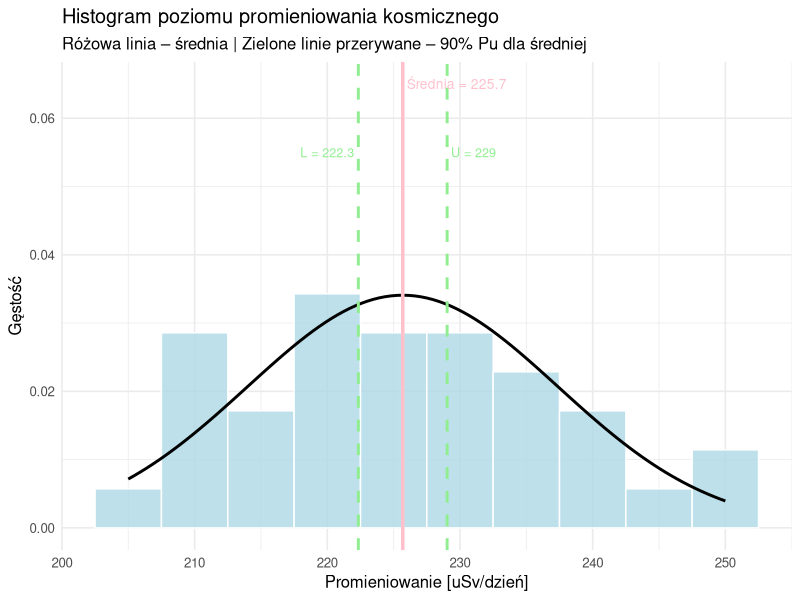
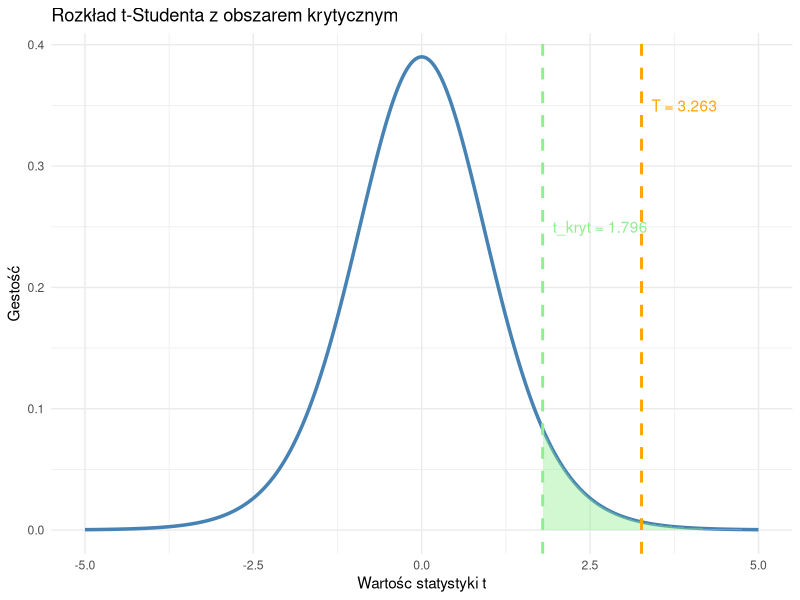

Generate these figures, in order, with R:
# Łazik Curiosity mierzy poziom promieniowania kosmicznego (w mikrosiwertach na dobę, μSv/day). 
# Poniżej znajduje się 35 odczytów z ostatniego miesiąca misji.

# Dane (promieniowanie w uSv/day):
promieniowanie <- c(
  210, 225, 230, 215, 220, 240, 205, 235, 218, 222,
  245, 212, 228, 233, 219, 238, 208, 224, 231, 226,
  250, 215, 210, 234, 221, 242, 217, 229, 223, 236,
  248, 211, 227, 232, 220)

# 1. Przeprowadzenie dwówch wybranych testów, aby sprawdzić normalność danych.

# Hipotezy:
# H0: Dane pochodzą z rozkładu normalnego
# H1: Dane nie pochodzą z rozkładu normalnego
# Poziom istotności: alfa = 0.05

# Test Shapiro-Wilka
shapiro_wynik <- shapiro.test(promieniowanie)
shapiro_wynik

# p-value > 0.05, więc brak podstaw do odrzucenia H0
# Wniosek: dane są zgodne z rozkładem normalnym.

# Test Lillieforsa
library(nortest)
lillie_wynik <- lillie.test(promieniowanie)
lillie_wynik

# p-value > 0.05, więc brak podstaw do odrzucenia H0
# Wniosek: oba testy potwierdzają normalność danych.


# 2. Zbudowanie 90% przedziału ufności dla średniego poziomu promieniowania.
# Wybieram metodę t-studenta

alpha <- 0.10
n <- length(promieniowanie)
srednia <- mean(promieniowanie)
s <- sd(promieniowanie)

t_alpha <- qt(1 - alpha/2, df = n - 1)
dolna <- srednia - t_alpha * s / sqrt(n)
gorna <- srednia + t_alpha * s / sqrt(n)

cat("90% przedział ufności dla średniej: [", round(dolna, 2), ",", round(gorna, 2), "]\n")

# 3. Zbudowanie 90% przedział ufności dla wariancji i odchylenia standardowego poziomu promieniowania.

df <- n - 1
s2 <- var(promieniowanie)
chi2_upper <- qchisq(1 - alpha/2, df)
chi2_lower <- qchisq(alpha/2, df)
dolna_var <- (df * s2) / chi2_upper
gorna_var <- (df * s2) / chi2_lower

cat("90% przedział ufności dla wariancji: [", round(dolna_var, 2), ",", round(gorna_var, 2), "]\n")

dolna_sd <- sqrt(dolna_var)
gorna_sd <- sqrt(gorna_var)

cat("90% przedział ufności dla odchylenia standardowego: [", round(dolna_sd, 2), ",", round(gorna_sd, 2), "]\n")

# 4. Napisz wnioski statystyczne. 

# Na podstawie testu Shapiro-Wilka oraz Lillieforsa nie ma podstaw do odrzucenia
# hipotezy o normalności danych (p-value > 0.05 w obu testach), co oznacza że dane
# można uznać za pochodzące z rozkładu normalnego. Średni poziom promieniowania
# wynosi ok. 225 uSv/day, a wyznaczony 90% przedział ufności dla średniej jest
# stosunkowo wąski przy n = 35 obserwacjach.
# Przedział ufności dla odchylenia standardowego również nie jest szeroki,
# co potwierdza że zmienność pomiarów jest umiarkowana i dane są dość jednorodne.

# 5. Narysowanie histogram z naniesioną linią średniej oraz przedziałem ufności.

library(ggplot2)

df_prom <- data.frame(x = promieniowanie)

ggplot(df_prom, aes(x = x)) +
  geom_histogram(aes(y = ..density..),
                 bins = 10,
                 fill = "lightblue", color = "white", alpha = 0.8) +
  stat_function(fun = dnorm,
                args = list(mean = srednia, sd = s),
                color = "black", linewidth = 1, linetype = "solid") +
  geom_vline(xintercept = srednia,
             color = "pink", linewidth = 1.2, linetype = "solid") +
  geom_vline(xintercept = c(dolna, gorna),
             color = "lightgreen", linewidth = 1, linetype = "dashed") +
  annotate("text", x = srednia + 0.3, y = 0.065,
           label = paste0("Średnia = ", round(srednia, 1)),
           color = "pink", hjust = 0, size = 3.5) +
  annotate("text", x = dolna - 0.3, y = 0.055,
           label = paste0("L = ", round(dolna, 1)),
           color = "lightgreen", hjust = 1, size = 3.2) +
  annotate("text", x = gorna + 0.3, y = 0.055,
           label = paste0("U = ", round(gorna, 1)),
           color = "lightgreen", hjust = 0, size = 3.2) +
  labs(
    title = "Histogram poziomu promieniowania kosmicznego",
    subtitle = "Różowa linia – średnia | Zielone linie przerywane – 90% Pu dla średniej",
    x = "Promieniowanie [uSv/dzień]",
    y = "Gęstość"
  ) +
  theme_minimal(base_size = 12)

# Interpretacja wykrsu:
# Dane są rozmieszczone symetrycznie wokół średniej ~225 uSv/dzień.
# Nałożona krzywa rozkładu normalnego dobrze dopasowuje się do histogramu,
# co potwierdza to co nam wyszło w wynikach testów normalności.
# 90% przedział ufności jest stosunkowo wąski, co świadczy o dużej precyzji
# estymacji przy n = 35 obserwacjach.Brak wyraźnych wartości odstających.


# Astrofizycy odkryli nową grupę planet pozasłonecznych. Podejrzewają, że ich średnia masa jest większa niż masa Ziemi (1.0 Me). 
# Zmierzono masę 12 takich obiektów (w jednostkach masy Ziemi).

# Dane (masa w jednostkach masy Ziemi [Me]):
masa_planet <- c(1.12, 1.05, 1.21, 0.98, 1.15, 1.08, 1.30, 1.02, 0.97, 1.11, 1.25, 0.99)

# 1. Sformułowanie hipotezy zerowej (H0) oraz alternatywnej (H1).

# H0: srednia masa planet wynosi 1.0 (rowna masie Ziemi)
# H1: srednia masa planet jest wieksza niz 1.0 (wieksza niz masa Ziemi)
# Test prawostronny, poziom istotnosci alpha = 0.05

# 2. Zbadanie prawdziwości hipotezy przy użyciu wbudowanej funkcji t.test() z 
# odpowiednim parametrem 'alternative'.

alpha <- 0.05
masa_H0 <- 1.0

wynik_ttest <- t.test(masa_planet, mu = masa_H0, alternative = "greater", conf.level = 1 - alpha)
wynik_ttest

# p-value < 0.05 -> odrzucamy H0
# Wniosek: srednia masa planet jest istotnie wieksza niz 1.0


# 3. Napisanie funkccji t_test_manual, która obliczy:
#    - średnią z próby, odchylenie standardowe,
#    - statystykę testową t,
#    - zbiór krytyczny dla testu (zależny od wariantu hipotezy alternatywnej: dwustronny, prawo lub lewostronny),
#  W wyniku funkcja zwraca rezultat testu.

t_test_manual <- function(x, mu0, alpha = 0.05){
  
  n <- length(x)
  sr <- mean(x)
  s <- sd(x)
  
  stat <- sqrt(n) * (sr - mu0) / s
  
  t_kryt <- qt(1 - alpha, df = n - 1)
  
  decyzja <- ifelse(stat > t_kryt,
                    "Odrzucamy H0",
                    "Brak podstaw do odrzucenia H0")
  
  return(list(
    n = n,
    srednia = sr,
    odchylenie = s,
    statystyka_t = stat,
    t_kryt = t_kryt,
    decyzja = decyzja
  ))
}


wynik_manual <- t_test_manual(masa_planet, 1.0)

wynik_manual

# Wynik jest zgodny z testem z podpunktu 2.

#4. Przeprowadzenie wizualizacji rozkładu t-Studenta z zaznaczonym obszarem krytycznym 
#    oraz wartością statystyki t.

n2 <- length(masa_planet)

T <- wynik_manual$statystyka_t
t_kryt <- wynik_manual$t_kryt

stopnie_sw <- n2 - 1

x_vals <- seq(-5, 5, length.out = 1000)
df_curve <- data.frame(x = x_vals, y = dt(x_vals, df = stopnie_sw))

ggplot(df_curve, aes(x = x, y = y)) +
  
  geom_line(color = "steelblue", linewidth = 1.2) +
  
  geom_area(
    data = subset(df_curve, x >= t_kryt),
    aes(x = x, y = y),
    fill = "lightgreen",
    alpha = 0.4
  ) +
  
  geom_vline(xintercept = T,
             color = "orange",
             linetype = "dashed",
             linewidth = 1) +
  
  geom_vline(xintercept = t_kryt,
             color = "lightgreen",
             linetype = "dashed",
             linewidth = 1) +
  
  annotate("text",
           x = T + 0.15,
           y = 0.35,
           label = paste0("T = ", round(T, 3)),
           color = "orange",
           hjust = 0) +
  
  annotate("text",
           x = t_kryt + 0.15,
           y = 0.25,
           label = paste0("t_kryt = ", round(t_kryt, 3)),
           color = "lightgreen",
           hjust = 0) +
  
  labs(title = "Rozkład t-Studenta z obszarem krytycznym",
       x = "Wartośc statystyki t",
       y = "Gestość") +
  
  theme_minimal()

# Wnioski
# Mieliśmy małą próbę, dlatego zastosowaliśmy test t-Studenta.
# Statystyka testowa T przekroczyla wartosc krytyczna t_kryt,
# co oznacza ze wynik testu wpada w obszar krytyczny
# i odrzucamy H0 na korzyść H1.
# Średnia masa planet jest istotnie większa od masy Ziemi.
